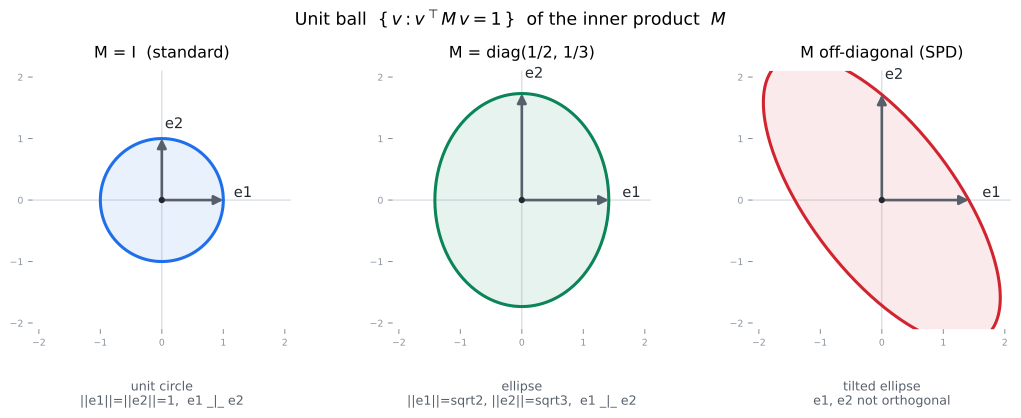

Write Python code to recreate this figure.
#!/usr/bin/env python3
"""Static figure for 07강 4기 24강 — "내적을 도입하면 단위원이 타원이 된다" (lecture §4).

An inner product on R^2 is a symmetric positive-definite 2x2 matrix M; its unit
ball  { v : v^T M v = 1 }  is the set of vectors of length 1.  Three choices of M
give three pictures, exactly as described in the note:
  (1) M = I (standard / Euclidean): e1=(1,0), e2=(0,1) both length 1, orthogonal
        -> the UNIT CIRCLE.
  (2) M = diag(1/2, 1/3): the two axis vectors are stretched to lengths sqrt(2),
        sqrt(3) while staying orthogonal  -> an axis-aligned ELLIPSE.
  (3) a non-diagonal SPD M: the basis vectors are no longer orthogonal
        -> a TILTED ELLIPSE.

All in-figure text is ASCII/English (matplotlib default font has no Korean glyphs).

Reproduce:
  uv run --with matplotlib --with numpy python unit-circle-to-ellipse-04-season-24-04.py
"""
from pathlib import Path
import numpy as np
import matplotlib.pyplot as plt
from matplotlib.patches import FancyArrowPatch

OUT = Path(__file__).with_suffix(".svg")

# unit circle parameterization in the standard plane
t = np.linspace(0, 2 * np.pi, 400)
circle = np.vstack([np.cos(t), np.sin(t)])


def unit_ball(M):
    """Return points v with v^T M v = 1, drawn as L^{-1} applied to the unit circle
    where M = L L^T (Cholesky).  These are the length-1 vectors of the inner product M."""
    L = np.linalg.cholesky(M)
    return np.linalg.solve(L.T, circle)


# the three inner products (SPD matrices)
I = np.array([[1.0, 0.0], [0.0, 1.0]])                  # standard -> unit circle
D = np.array([[1.0 / 2.0, 0.0], [0.0, 1.0 / 3.0]])      # ||e1||=sqrt2, ||e2||=sqrt3
T = np.array([[0.5, 0.28], [0.28, 0.34]])               # off-diagonal -> tilted ellipse

panels = [
    (I, "M = I  (standard)", "unit circle\n||e1||=||e2||=1,  e1 _|_ e2", "#1f6feb"),
    (D, r"M = diag(1/2, 1/3)", "ellipse\n||e1||=sqrt2, ||e2||=sqrt3,  e1 _|_ e2", "#0b8457"),
    (T, "M off-diagonal (SPD)", "tilted ellipse\ne1, e2 not orthogonal", "#d1242f"),
]

fig, axes = plt.subplots(1, 3, figsize=(11.4, 4.1))

for ax, (M, title, sub, col) in zip(axes, panels):
    pts = unit_ball(M)
    ax.fill(pts[0], pts[1], color=col, alpha=0.10, zorder=1)
    ax.plot(pts[0], pts[1], color=col, lw=2.3, zorder=4)

    # the two basis vectors e1, e2 *rescaled to length 1 under this inner product*,
    # i.e. they touch the unit ball -> show how the frame deforms.
    # length-1 vector along a coordinate axis e_i: v = e_i / sqrt(M_ii)
    e1 = np.array([1.0, 0.0]) / np.sqrt(M[0, 0])
    e2 = np.array([0.0, 1.0]) / np.sqrt(M[1, 1])
    for v, lbl in ((e1, "e1"), (e2, "e2")):
        ax.add_patch(FancyArrowPatch((0, 0), v, arrowstyle="-|>", mutation_scale=14,
                                     lw=2.0, color="#57606a", shrinkA=0, shrinkB=0, zorder=5))
        ax.annotate(lbl, xy=v, xytext=(v[0] * 1.12 + 0.05, v[1] * 1.12 + 0.05),
                    color="#24292f", fontsize=11)

    ax.scatter([0], [0], s=14, color="#24292f", zorder=6)
    ax.set_title(title, fontsize=12, pad=10)
    ax.text(0.5, -0.20, sub, transform=ax.transAxes, ha="center", va="top",
            fontsize=9.5, color="#57606a")
    ax.set_xlim(-2.1, 2.1)
    ax.set_ylim(-2.1, 2.1)
    ax.set_aspect("equal")
    ax.axhline(0, color="#d0d7de", lw=0.8, zorder=0)
    ax.axvline(0, color="#d0d7de", lw=0.8, zorder=0)
    ax.set_xticks([-2, -1, 0, 1, 2])
    ax.set_yticks([-2, -1, 0, 1, 2])
    ax.tick_params(labelsize=7, colors="#8b949e")
    for s in ax.spines.values():
        s.set_visible(False)

fig.suptitle(r"Unit ball  $\{\,v : v^{\top} M\, v = 1\,\}$  of the inner product  $M$",
             fontsize=13, y=1.0)
fig.tight_layout(rect=(0, 0.02, 1, 0.97))
fig.savefig(OUT, format="svg", bbox_inches="tight")

# sanity check: report axis-vector lengths under each M
for M, title, *_ in panels:
    l1 = np.sqrt(np.array([1, 0]) @ M @ np.array([1, 0]))
    l2 = np.sqrt(np.array([0, 1]) @ M @ np.array([0, 1]))
    ip = np.array([1, 0]) @ M @ np.array([0, 1])
    print(f"{title:24s}  ||e1||_M={l1:.3f}  ||e2||_M={l2:.3f}  <e1,e2>_M={ip:+.3f}")
print(f"wrote {OUT}")
